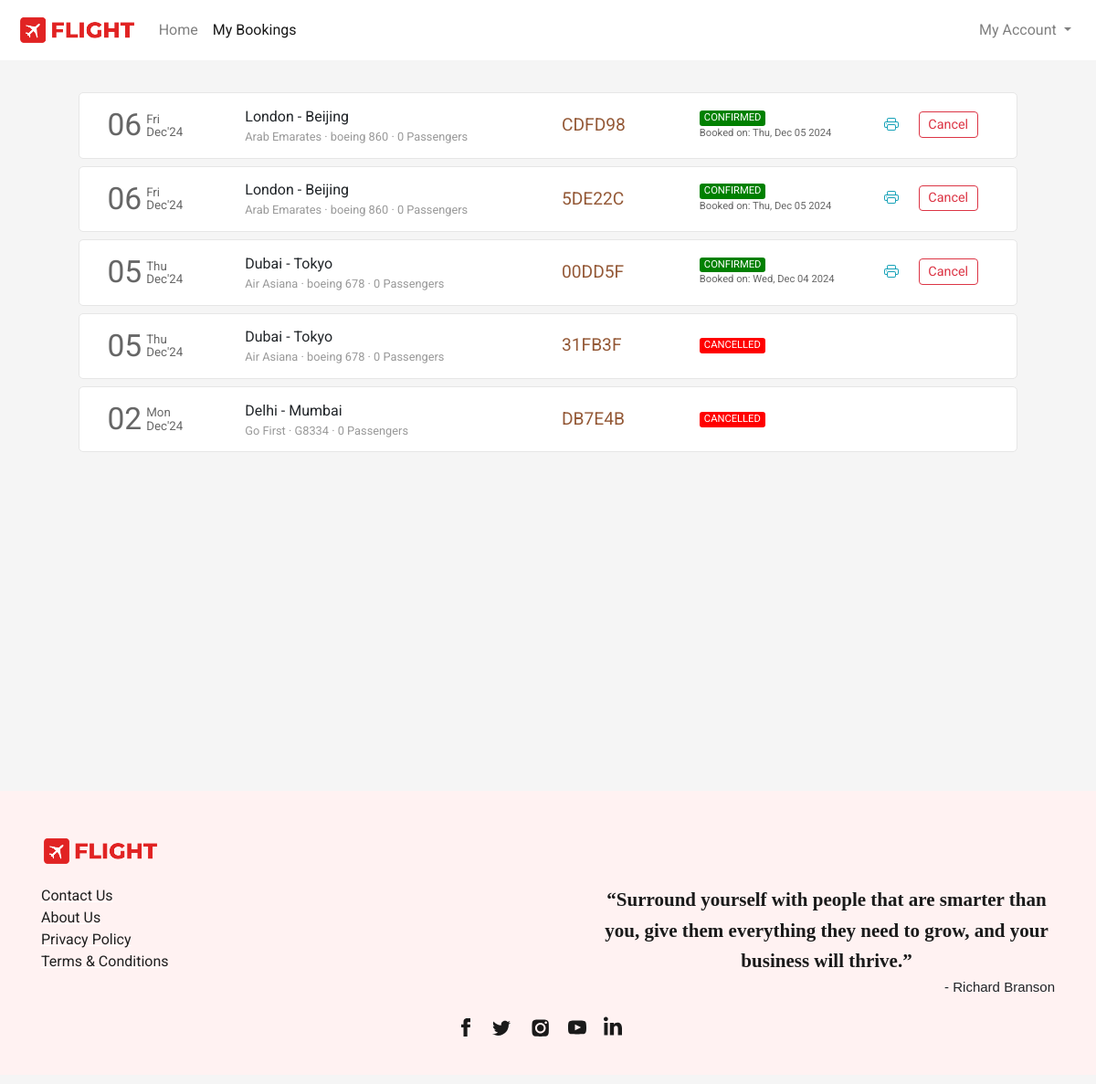
Page /flight/bookings (signed in) on the committed database.
### app/models.py (models this page shows, shortened)
class Ticket(models.Model):
    user = models.ForeignKey(SimpleUser,on_delete=models.CASCADE,related_name="bookings", blank=True, null=True)
    ref_no = models.CharField(max_length=6)
    passengers = models.ManyToManyField(Passenger, related_name="flight_tickets",blank=True )
    flight = models.ForeignKey(Flight, on_delete=models.CASCADE, related_name="tickets", blank=True, null=True)
    flight_ddate = models.DateField(blank=True, null=True)
    flight_adate = models.DateField(blank=True, null=True)
    flight_fare = models.FloatField(blank=True,null=True)
    other_charges = models.FloatField(blank=True,null=True)
    coupon_used = models.CharField(max_length=15,blank=True)
    coupon_discount = models.FloatField(default=0.0)
    total_fare = models.FloatField(blank=True, null=True)
    seat_class = models.CharField(max_length=20, choices=SEAT_CLASS)
    booking_date = models.DateTimeField(default=datetime.now)
    mobile = models.CharField(max_length=20,blank=True)
    email = models.EmailField(max_length=45, blank=True)
    status = models.CharField(max_length=45, choices=TICKET_STATUS)

class Flight(models.Model):
    id = models.IntegerField(primary_key=True)
    origin = models.ForeignKey(Place, on_delete=models.CASCADE, related_name="departures")
    destination = models.ForeignKey(Place, on_delete=models.CASCADE, related_name="arrivals")
    depart_time = models.TimeField(auto_now=False, auto_now_add=False)
    depart_day = models.ManyToManyField(Week, related_name="flights_of_the_day")
    duration = models.DurationField(null=True)
    arrival_time = models.TimeField(auto_now=False, auto_now_add=False)
    plane = models.CharField(max_length=24)
    airline = models.CharField(max_length=64)
    economy_fare = models.FloatField(null=True)
    business_fare = models.FloatField(null=True)
    first_fare = models.FloatField(null=True)

class Place(models.Model):
    id = models.IntegerField(primary_key=True)
    city = models.CharField(max_length=64)
    airport = models.CharField(max_length=64)
    code = models.CharField(max_length=3)
    country = models.CharField(max_length=64)

### app/views.py (the view)
# urls.py: path('flight/bookings', views.bookings, name="bookings"),
def bookings(request):
    if request.user.is_authenticated:
        tickets = Ticket.objects.filter(user=request.user).order_by('-booking_date')
        return render(request, 'bookings.html', {
            'page': 'bookings',
            'tickets': tickets
        })
    else:
        return HttpResponseRedirect(reverse('login'))

### template/bookings.html (shortened to what this page needs)
{% extends 'layout.html' %}
{% load static %}
{% block head %}
    <link rel="stylesheet" href="{% static 'css/bookings_style.css' %}">
{% endblock head %}
{% block body %}
    <section class="section section1">
        <div class="container">
            {% if tickets %}
                {% for ticket in tickets %}
                    <div class="row each-booking-div" id="{{ticket.ref_no}}">
                        <div class="col-2" style="display: flex;">
                            <div style="display: flex; color: #666666; margin-top: auto;">
                                <div>
                                    <span style="font-size: 2.1em;">{{ticket.flight_ddate | date:"d"}}</span>
                                </div>
                                <div style="font-size: smaller; display: flex; margin: auto 0; padding-left: 5px; line-height: 1em;">
                                    <div style="margin: auto;">
                                        <div style="margin-bottom: 1px;">{{ticket.flight_ddate | date:"D"}}</div>
                                        <div style="margin-top: 1px;">{{ticket.flight_ddate | date:"M'y"}}</div>
                                    </div>
                                </div>
                            </div>
                        </div>
                        <div class="col-4 middle-div">
                            <div style="width:100%">
                                <div class="row places-div" style=" display: flex;">
                                    <div style="max-width: 45%;">{{ticket.flight.origin.city}}</div>
                                    <div>&nbsp;-&nbsp;</div>
                                    <div style="max-width: 45%;">{{ticket.flight.destination.city}}</div>
                                </div>
                                <div class="row places-div" style="font-size: .8em; color: #999999; ">
                                    <div style="max-width: 100%;">{{ticket.flight.airline}} &middot; {{ticket.flight.plane}} &middot; {{ticket.passengers.count}} Passengers</div>
                                </div>
                            </div>
                        </div>
                        <div class="col-2 middle-div">
                            <div style="font-size: 1.2em; color: #945937;">{{ticket.ref_no}}</div>
                        </div>
                        <div class="col-2 middle-div">
                            <div>
                                <div class="row status-div">
                                    {% if ticket.status == 'CONFIRMED' %}
                                        <div class="green">{{ticket.status}}</div>
                                    {% endif %}
                                    {% if ticket.status == 'CANCELLED' %}
                                        <div class="red">{{ticket.status}}</div>
                                    {% endif %}
                                </div>
                                <div class="row booking-date-div" style="font-size: .7em; color: #666;">
                                    {% if ticket.status == 'CONFIRMED' %}
                                        Booked on: {{ticket.booking_date | date:"D, M d Y"}}
                                    {% endif %}
                                </div>
                            </div>
                        </div>
                        <div class="col-2 last-div">
                            <div>
                                <div class="ticket-action-div">
                                    {% if ticket.status == 'CONFIRMED' %}
                                        <form action="{% url 'getticket' %}" method="get" target="_blank">
                                            <button type="submit" class="btn btn-outline-info btnp pbtn">
                                            </button>
                                        </form>
                                        <button class="btn btn-outline-danger btnp cbtn"  data-ref="{{ticket.ref_no}}" onclick="popup(this)">Cancel</button>
                                    {% endif %}
                                </div>
                            </div>
                        </div>
                    </div>
                {% endfor %}
            {% endif %}
        </div>
    </section>
{% endblock %}

### template/layout.html (shortened to what this page needs)
{% load static %}
<!DOCTYPE html>
<html lang="en">
<head>
  <link rel="stylesheet" href="https://stackpath.bootstrapcdn.com/bootstrap/4.4.1/css/bootstrap.min.css">
  <link rel="stylesheet" href="https://use.typekit.net/cav5lva.css">
  <link rel="stylesheet" href="{% static 'css/layout_style.css' %}">
  {% block head %}
  {% endblock %}
</head>
<body>
  <div class="container-fluid">
    <nav class="navbar navbar-expand-lg navbar-light">
      <a class="navbar-brand" href="{% url 'index' %}">
          <img src="{% static 'img/icon_logo.png' %}" height="34" alt="">
      </a>
      <div class="collapse navbar-collapse" id="navbarSupportedContent">
        <ul class="navbar-nav mr-auto">
          <li class="nav-item {% if not page %}active{% endif %}">
            <a class="nav-link" href="{% url 'index' %}">Home</a>
          </li>
          <li class="nav-item {% if page == 'bookings' %}active{% endif %}">
            <a class="nav-link" href="{% url 'bookings' %}">My Bookings</a>
          </li>
        </ul>
        <ul class="navbar-nav">
          {% if not user.is_authenticated %}
            <li class="nav-item">
              <button class="btn btn-outline-danger" style="border-radius: 25rem;" onclick="window.location.href = '/login';">
                <svg width="1.1em" height="1.1em" viewBox="0 1.5 16 16" class="bi bi-person-fill" fill="currentColor" xmlns="http://www.w3.org/2000/svg">
                  <path fill-rule="evenodd" d="M3 14s-1 0-1-1 1-4 6-4 6 3 6 4-1 1-1 1H3zm5-6a3 3 0 1 0 0-6 3 3 0 0 0 0 6z"/>
                </svg>
                Login
              </button>
            </li>
          {% else %}
            <li class="nav-item dropdown my-account">
              <a class="nav-link dropdown-toggle" href="#" id="navbarDropdown" role="button" data-toggle="dropdown" aria-haspopup="true" aria-expanded="false">
                My Account
              </a>
            </li>
          {% endif %}
        </ul>
      </div>
    </nav>
    <main>
      {% block body %}{% endblock %}
    </main>
    <footer>
      <div class="container">
        <div>
          <div class="logo-container">
            <img src="{% static 'img/icon_logo.png' %}">
          </div>
          <div class="footer-content">
            <div class="links-container">
              <div>
                <ul class="link-list">
                  <li class="list-item"><a class="footer-links" href="{% url 'contact' %}">Contact Us</a></li>
                  <li class="list-item"><a class="footer-links" href="{% url 'aboutus' %}">About Us</a></li>
                  <li class="list-item"><a class="footer-links" href="{% url 'privacypolicy' %}">Privacy Policy</a></li>
                  <li class="list-item"><a class="footer-links" href="{% url 'termsandconditions' %}">Terms &amp; Conditions</a></li>
                </ul>
              </div>
            </div>
            <div class="quote-container">
              <div class="quote">“Surround yourself with people that are smarter than you, give them everything they need to grow, and your business will thrive.”</div>
              <div class="quote-by">- Richard Branson</div>
            </div>
          </div>
          <div class="social-links">
            <div class="social-icons">
              <a href="#" class="social-icon">
              </a>
              <a href="#" class="social-icon">
              </a>
              <a href="#" class="social-icon">
              </a>
              <a href="#" class="social-icon">
              </a>
              <a href="#" class="social-icon">
              </a>
            </div>
          </div>
        </div>
      </div>
    </footer>
  </div>
</body>
</html>

### static/css/layout_style.css (style rules this page uses)
body { margin: 0px; padding: 0px; font-family: "Rubik", sans-serif; font-weight: normal; font-style: normal; min-width: 250px; }
.container-fluid { padding-left: 0px; padding-right: 0px; }
.navbar { padding: .7rem 1.2rem; background-color: #fff; transition-duration: .2s; }
.section { background-size: cover; background-position: center; background-repeat: no-repeat; padding: 30px 50px; min-height: 100vh; }
footer { background-color: rgb(255,242,242); margin-top: 0px; padding-top: 1px; }
footer .container > div { font-family: Barlow, sans-serif; margin: 48px 0px 10px; flex-shrink: 0; max-width: 100%; overflow: hidden; }
.footer-content { padding-top: 20px; display: flex; -webkit-box-pack: justify; justify-content: space-between; }
.links-container { text-align: left; flex-direction: row; display: flex; }
.quote-container { text-align: right; }
.logo-container img { width: 130px; }
.links-container > div { flex: 1 0 0px; }
.links-container > div ul { padding-inline-start: 0px; margin-block-start: 0px; margin-block-end: 0px; list-style-type: none; margin-right: 50px; }
.footer-links { white-space: nowrap; color: rgb(31, 31, 31); text-decoration: underline solid rgb(255, 255, 255); transition: all 0.1s ease 0s; }
.quote-container .quote { font-family: utopia-std, serif; text-align: center; color: rgb(26, 26, 26); max-width: 500px; margin: auto; font-size: 21px; font-weight: 600; line-height: 1.6; }
.quote-container .quote-by { font-family: sans-serif; font-size: 15px; }
.social-icons { list-style-type: none; display: flex; margin: 0px auto; padding: 20px 0px; width: 100%; max-width: 200px; justify-content: space-evenly; }
.social-icons a { height: 44px; width: 44px; }

### static/css/bookings_style.css (style rules this page uses)
* { font-family: 'Roboto', sans-serif; }
body { background-color: #f5f5f5; word-wrap: break-word; }
.container { cursor: pointer; }
.each-booking-div { width: 96%; margin: 5px auto 8px auto; transition-duration: .4s; padding: 10px 15px; background-color: #fff; border: 1px solid #e6e6e6; border-radius: 5px; }
.btnp { padding: .15rem .6rem; font-size: .9em; margin-top: 3px; margin-bottom: 5px; }
.each-booking-div > div { display: flex; overflow: auto; }
.each-booking-div > div > div { margin-top: auto; margin-bottom: auto; width: 100%; }
.green, .red, .orange { border-radius: 3px; color: white; padding-left: 5px; padding-right: 5px; font-size: .7em; }
.green { background-color: green; }
.red { background-color: red; }
.ticket-action-div { display: flex; justify-content: space-evenly; }
.pbtn, .rbtn { border: 0; }

### rows in the picture
Ticket: flight_ddate "06", flight_ddate "Fri", flight_ddate "Dec'24", flight.origin.city "London", flight.destination.city "Beijing", flight.airline "Arab Emarates", flight.plane "boeing 860", passengers.count "0", ref_no "CDFD98", status "CONFIRMED", booking_date "Thu, Dec 05 2024"
Ticket: flight_ddate "06", flight_ddate "Fri", flight_ddate "Dec'24", flight.origin.city "London", flight.destination.city "Beijing", flight.airline "Arab Emarates", flight.plane "boeing 860", passengers.count "0", ref_no "5DE22C", status "CONFIRMED", booking_date "Thu, Dec 05 2024"
Ticket: flight_ddate "05", flight_ddate "Thu", flight_ddate "Dec'24", flight.origin.city "Dubai", flight.destination.city "Tokyo", flight.airline "Air Asiana", flight.plane "boeing 678", passengers.count "0", ref_no "00DD5F", status "CONFIRMED", booking_date "Wed, Dec 04 2024"
Ticket: flight_ddate "05", flight_ddate "Thu", flight_ddate "Dec'24", flight.origin.city "Dubai", flight.destination.city "Tokyo", flight.airline "Air Asiana", flight.plane "boeing 678", passengers.count "0", ref_no "31FB3F", status "CANCELLED"
Ticket: flight_ddate "02", flight_ddate "Mon", flight_ddate "Dec'24", flight.origin.city "Delhi", flight.destination.city "Mumbai", flight.airline "Go First", flight.plane "G8334", passengers.count "0", ref_no "DB7E4B", status "CANCELLED"
